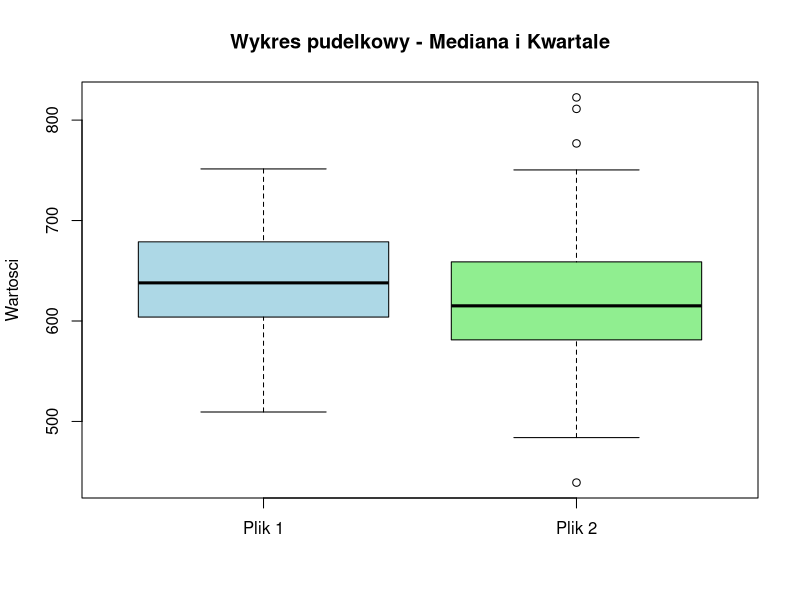
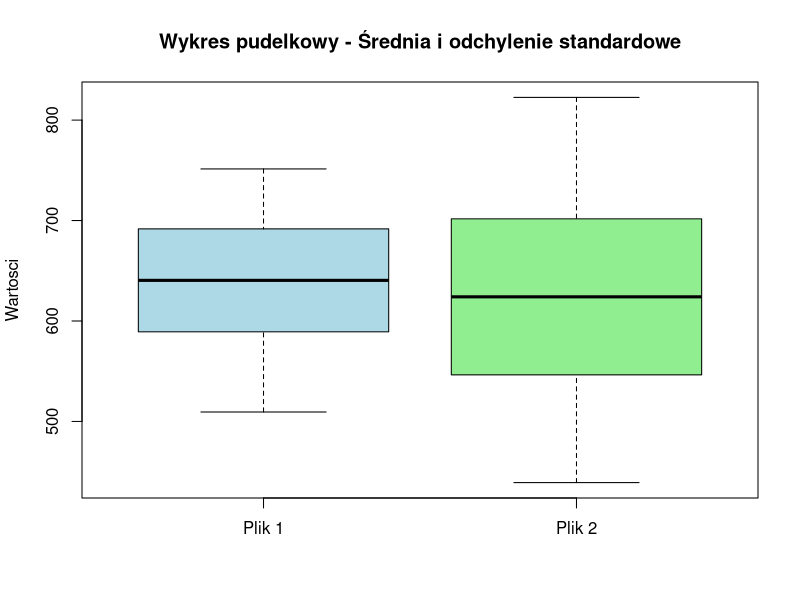
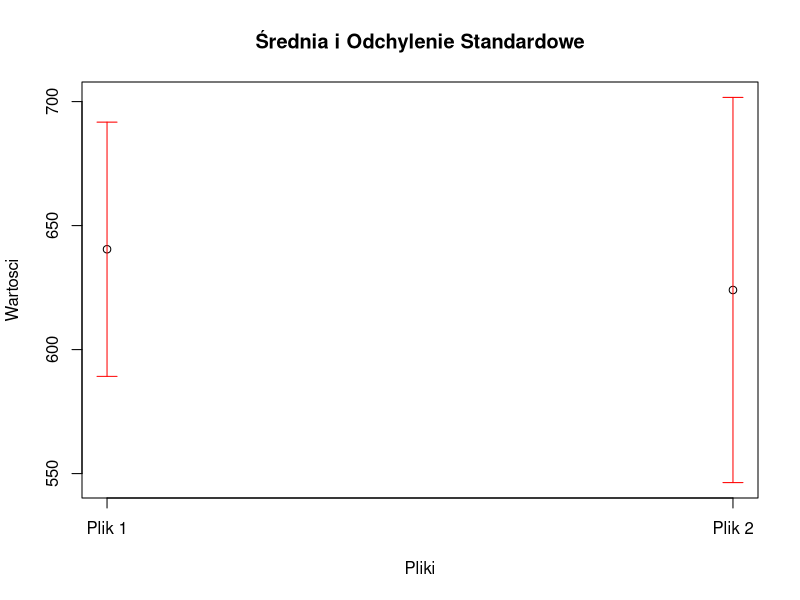

Source code (R) for these figures, in order:
y1=read.csv2("walc1.txt",header=FALSE)
y1=t(y1)
y2=read.csv2("walc2.txt",header=FALSE)
y2=t(y2)

data_list=list(y1,y2)

#POLECENIE 1

#wykres pudełkowy 2 zestawów danych
#mediana, kwartale
boxplot(data_list,names = c("Plik 1", "Plik 2"),
        main = "Wykres pudelkowy - Mediana i Kwartale",
        ylab = "Wartosci", col = c("lightblue", "lightgreen"))



#średnia i odchylenie standardowe
#wartość oczekiwana rozkładu normalnego - średnia
sr1=mean(y1)
sr2=mean(y2)
odch1=sd(y1)
odch2=sd(y2)

#wykres pudełkowy
#wekt 5el - i boxplot
# 1 - min
# 2 - (sr - odchylenie)
# 3 - sr
# 4 - (sr + odchylenie)
# 5 - max
w1 = c(min(y1),sr1-odch1,sr1,sr1+odch1,max(y1))
w2 = c(min(y2),sr2-odch2,sr2,sr2+odch2,max(y2))
wartosci=list(w1,w2)
boxplot(wartosci,names = c("Plik 1", "Plik 2"),
        main = "Wykres pudelkowy - Średnia i odchylenie standardowe",
        ylab = "Wartosci", col = c("lightblue", "lightgreen"))


#wykres zwykły
srednie=c(sr1,sr2)
odchylenia=c(odch1,odch2)

plot(1:2,srednie,
     main="Średnia i Odchylenie Standardowe",
     xlab="Pliki",
     ylab="Wartosci",
     xaxt="n",
     ylim=c(min(srednie-odchylenia),max(srednie+odchylenia)))
arrows(x0 = 1:2,
       y0 = srednie-odchylenia,
       x1 = 1:2,
       y1 = srednie+odchylenia,
       angle = 90, code = 3, length = 0.1, col = "red")
axis(1,at=1:2,labels=c("Plik 1", "Plik 2"))

#POLECENIE 2

#szreg rozdzielczy
#il. grup - pierw z l. obserwacji
#histogram - hist()
#which.max() - moda

# Miary przecietne - położenia:
# - srednia
# - mediana
# - moda
# - kwartyle

# Miary zróżnicowania - rozproszenia:
# - odchylenie standardowe (obc, nieobc)
# - wariancja(obc, nieobc)
# - odchylenie przeciętne
# - odchylenie przeciętne od mediany
# - odchylenie ćwiartkowe Q
# - współczynnik zmienności w%v
# - pozycyjny współczynnik zmienności w%v_q

# Miary asymetrii i koncentracji:
# - skośność a_s
# - kurtoza krt
# - eksces g_2

#cumsum() - suma skumulowana
#findInterval()
